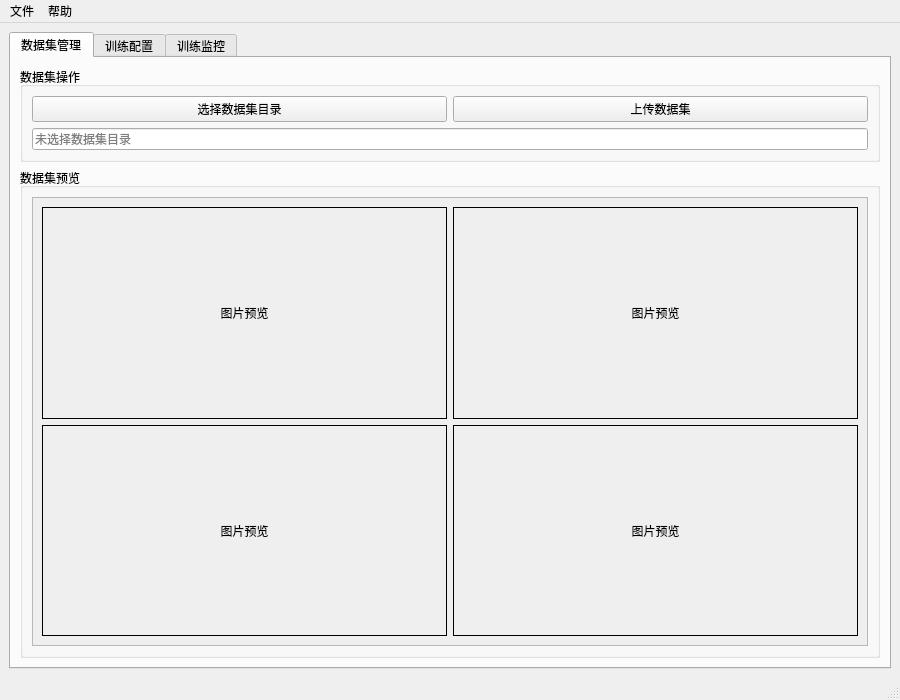
<?xml version="1.0" encoding="UTF-8"?>
<ui version="4.0">
 <class>MainWindow</class>
 <widget class="QMainWindow" name="MainWindow">
  <property name="geometry">
   <rect>
    <x>0</x>
    <y>0</y>
    <width>900</width>
    <height>700</height>
   </rect>
  </property>
  <property name="windowTitle">
   <string>YOLO训练客户端</string>
  </property>
  <widget class="QWidget" name="centralwidget">
   <layout class="QVBoxLayout" name="verticalLayout">
    <item>
     <widget class="QTabWidget" name="tabWidget">
      <property name="currentIndex">
       <number>0</number>
      </property>
      <widget class="QWidget" name="tabDataset">
       <attribute name="title">
        <string>数据集管理</string>
       </attribute>
       <layout class="QVBoxLayout" name="verticalLayout_2">
        <item>
         <widget class="QGroupBox" name="groupBox">
          <property name="title">
           <string>数据集操作</string>
          </property>
          <layout class="QVBoxLayout" name="verticalLayout_3">
           <item>
            <layout class="QHBoxLayout" name="horizontalLayout">
             <item>
              <widget class="QPushButton" name="btnSelectDataset">
               <property name="text">
                <string>选择数据集目录</string>
               </property>
              </widget>
             </item>
             <item>
              <widget class="QPushButton" name="btnUploadDataset">
               <property name="text">
                <string>上传数据集</string>
               </property>
              </widget>
             </item>
            </layout>
           </item>
           <item>
            <widget class="QLineEdit" name="lineDatasetPath">
             <property name="readOnly">
              <bool>true</bool>
             </property>
             <property name="placeholderText">
              <string>未选择数据集目录</string>
             </property>
            </widget>
           </item>
          </layout>
         </widget>
        </item>
        <item>
         <widget class="QGroupBox" name="groupBox_2">
          <property name="title">
           <string>数据集预览</string>
          </property>
          <layout class="QVBoxLayout" name="verticalLayout_4">
           <item>
            <widget class="QScrollArea" name="scrollArea">
             <property name="widgetResizable">
              <bool>true</bool>
             </property>
             <widget class="QWidget" name="scrollAreaWidgetContents">
              <property name="geometry">
               <rect>
                <x>0</x>
                <y>0</y>
                <width>836</width>
                <height>475</height>
               </rect>
              </property>
              <layout class="QGridLayout" name="gridLayout">
               <item row="0" column="0">
                <widget class="QLabel" name="labelImage1">
                 <property name="frameShape">
                  <enum>QFrame::Box</enum>
                 </property>
                 <property name="text">
                  <string>图片预览</string>
                 </property>
                 <property name="alignment">
                  <set>Qt::AlignCenter</set>
                 </property>
                </widget>
               </item>
               <item row="0" column="1">
                <widget class="QLabel" name="labelImage2">
                 <property name="frameShape">
                  <enum>QFrame::Box</enum>
                 </property>
                 <property name="text">
                  <string>图片预览</string>
                 </property>
                 <property name="alignment">
                  <set>Qt::AlignCenter</set>
                 </property>
                </widget>
               </item>
               <item row="1" column="0">
                <widget class="QLabel" name="labelImage3">
                 <property name="frameShape">
                  <enum>QFrame::Box</enum>
                 </property>
                 <property name="text">
                  <string>图片预览</string>
                 </property>
                 <property name="alignment">
                  <set>Qt::AlignCenter</set>
                 </property>
                </widget>
               </item>
               <item row="1" column="1">
                <widget class="QLabel" name="labelImage4">
                 <property name="frameShape">
                  <enum>QFrame::Box</enum>
                 </property>
                 <property name="text">
                  <string>图片预览</string>
                 </property>
                 <property name="alignment">
                  <set>Qt::AlignCenter</set>
                 </property>
                </widget>
               </item>
              </layout>
             </widget>
            </widget>
           </item>
          </layout>
         </widget>
        </item>
       </layout>
      </widget>
      <widget class="QWidget" name="tabTraining">
       <attribute name="title">
        <string>训练配置</string>
       </attribute>
       <layout class="QVBoxLayout" name="verticalLayout_5">
        <item>
         <widget class="QGroupBox" name="groupBox_3">
          <property name="title">
           <string>模型配置</string>
          </property>
          <layout class="QFormLayout" name="formLayout">
           <item row="0" column="0">
            <widget class="QLabel" name="label">
             <property name="text">
              <string>模型类型:</string>
             </property>
            </widget>
           </item>
           <item row="0" column="1">
            <widget class="QComboBox" name="comboModelType">
             <item>
              <property name="text">
               <string>YOLOv8 Nano (yolov8n.pt)</string>
              </property>
             </item>
             <item>
              <property name="text">
               <string>YOLOv8 Small (yolov8s.pt)</string>
              </property>
             </item>
             <item>
              <property name="text">
               <string>YOLOv8 Medium (yolov8m.pt)</string>
              </property>
             </item>
             <item>
              <property name="text">
               <string>YOLOv8 Large (yolov8l.pt)</string>
              </property>
             </item>
             <item>
              <property name="text">
               <string>YOLOv8 XLarge (yolov8x.pt)</string>
              </property>
             </item>
            </widget>
           </item>
           <item row="1" column="0">
            <widget class="QLabel" name="label_2">
             <property name="text">
              <string>训练轮次 (epochs):</string>
             </property>
            </widget>
           </item>
           <item row="1" column="1">
            <widget class="QSpinBox" name="spinEpochs">
             <property name="minimum">
              <number>1</number>
             </property>
             <property name="maximum">
              <number>1000</number>
             </property>
             <property name="value">
              <number>100</number>
             </property>
            </widget>
           </item>
           <item row="2" column="0">
            <widget class="QLabel" name="label_3">
             <property name="text">
              <string>批次大小 (batch):</string>
             </property>
            </widget>
           </item>
           <item row="2" column="1">
            <widget class="QSpinBox" name="spinBatchSize">
             <property name="minimum">
              <number>1</number>
             </property>
             <property name="maximum">
              <number>64</number>
             </property>
             <property name="value">
              <number>16</number>
             </property>
            </widget>
           </item>
           <item row="3" column="0">
            <widget class="QLabel" name="label_4">
             <property name="text">
              <string>学习率 (learning rate):</string>
             </property>
            </widget>
           </item>
           <item row="3" column="1">
            <widget class="QDoubleSpinBox" name="spinLearningRate">
             <property name="decimals">
              <number>5</number>
             </property>
             <property name="maximum">
              <double>1.000000000000000</double>
             </property>
             <property name="singleStep">
              <double>0.000100000000000</double>
             </property>
             <property name="value">
              <double>0.001000000000000</double>
             </property>
            </widget>
           </item>
          </layout>
         </widget>
        </item>
        <item>
         <widget class="QGroupBox" name="groupBox_4">
          <property name="title">
           <string>数据增强</string>
          </property>
          <layout class="QGridLayout" name="gridLayout_2">
           <item row="0" column="0">
            <widget class="QCheckBox" name="checkFlip">
             <property name="text">
              <string>随机水平翻转</string>
             </property>
             <property name="checked">
              <bool>true</bool>
             </property>
            </widget>
           </item>
           <item row="0" column="1">
            <widget class="QCheckBox" name="checkBlur">
             <property name="text">
              <string>高斯模糊</string>
             </property>
            </widget>
           </item>
           <item row="1" column="0">
            <widget class="QCheckBox" name="checkNoise">
             <property name="text">
              <string>随机噪声</string>
             </property>
            </widget>
           </item>
           <item row="1" column="1">
            <widget class="QCheckBox" name="checkRotation">
             <property name="text">
              <string>随机旋转</string>
             </property>
            </widget>
           </item>
          </layout>
         </widget>
        </item>
        <item>
         <widget class="QPushButton" name="btnStartTraining">
          <property name="styleSheet">
           <string notr="true">QPushButton {
    background-color: #2874a6;
    color: white;
    border: none;
    padding: 8px;
    border-radius: 4px;
    font-weight: bold;
}
QPushButton:hover {
    background-color: #1a5276;
}
QPushButton:pressed {
    background-color: #154360;
}</string>
          </property>
          <property name="text">
           <string>开始训练</string>
          </property>
         </widget>
        </item>
       </layout>
      </widget>
      <widget class="QWidget" name="tabMonitoring">
       <attribute name="title">
        <string>训练监控</string>
       </attribute>
       <layout class="QVBoxLayout" name="verticalLayout_6">
        <item>
         <widget class="QGroupBox" name="groupBox_5">
          <property name="title">
           <string>训练进度</string>
          </property>
          <layout class="QVBoxLayout" name="verticalLayout_7">
           <item>
            <widget class="QProgressBar" name="progressBar">
             <property name="value">
              <number>0</number>
             </property>
            </widget>
           </item>
           <item>
            <widget class="QLabel" name="labelProgress">
             <property name="text">
              <string>准备训练...</string>
             </property>
             <property name="alignment">
              <set>Qt::AlignCenter</set>
             </property>
            </widget>
           </item>
          </layout>
         </widget>
        </item>
        <item>
         <widget class="QGroupBox" name="groupBox_6">
          <property name="title">
           <string>训练指标</string>
          </property>
          <layout class="QVBoxLayout" name="verticalLayout_8">
           <item>
            <widget class="QCustomPlot" name="customPlot" native="true">
             <property name="styleSheet">
              <string notr="true">background-color: white;</string>
             </property>
            </widget>
           </item>
          </layout>
         </widget>
        </item>
        <item>
         <widget class="QGroupBox" name="groupBox_7">
          <property name="title">
           <string>训练日志</string>
          </property>
          <layout class="QVBoxLayout" name="verticalLayout_9">
           <item>
            <widget class="QTextEdit" name="textEditLog">
             <property name="readOnly">
              <bool>true</bool>
             </property>
            </widget>
           </item>
          </layout>
         </widget>
        </item>
       </layout>
      </widget>
     </widget>
    </item>
   </layout>
  </widget>
  <widget class="QMenuBar" name="menubar">
   <property name="geometry">
    <rect>
     <x>0</x>
     <y>0</y>
     <width>900</width>
     <height>22</height>
    </rect>
   </property>
   <widget class="QMenu" name="menuFile">
    <property name="title">
     <string>文件</string>
    </property>
    <addaction name="actionNewProject"/>
    <addaction name="actionOpenProject"/>
    <addaction name="separator"/>
    <addaction name="actionExit"/>
   </widget>
   <widget class="QMenu" name="menuHelp">
    <property name="title">
     <string>帮助</string>
    </property>
    <addaction name="actionAbout"/>
    <addaction name="separator"/>
   </widget>
   <addaction name="menuFile"/>
   <addaction name="menuHelp"/>
  </widget>
  <widget class="QStatusBar" name="statusbar"/>
  <action name="actionNewProject">
   <property name="text">
    <string>新建项目</string>
   </property>
  </action>
  <action name="actionOpenProject">
   <property name="text">
    <string>打开项目...</string>
   </property>
  </action>
  <action name="actionExit">
   <property name="text">
    <string>退出</string>
   </property>
  </action>
  <action name="actionAbout">
   <property name="text">
    <string>关于</string>
   </property>
  </action>
 </widget>
 <customwidgets>
  <customwidget>
   <class>QCustomPlot</class>
   <extends>QWidget</extends>
   <header>qcustomplot.h</header>
  </customwidget>
 </customwidgets>
 <resources/>
 <connections/>
</ui>
